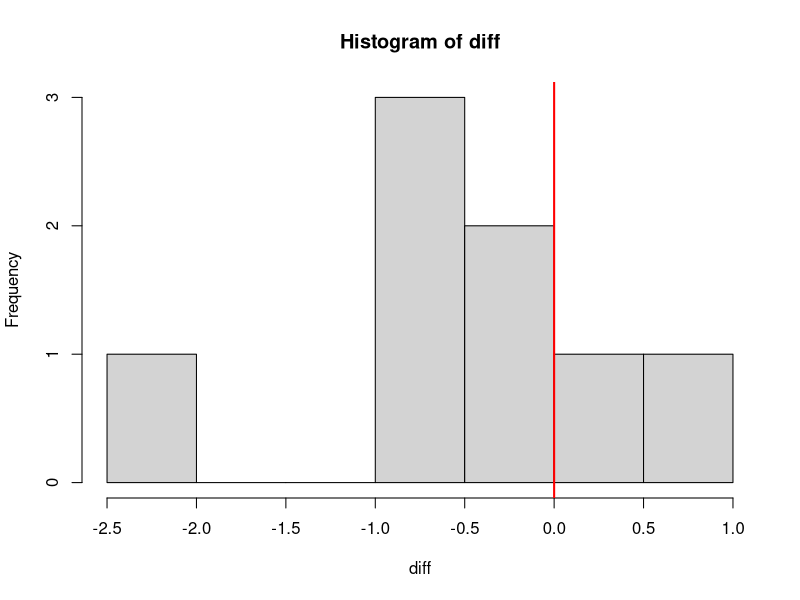
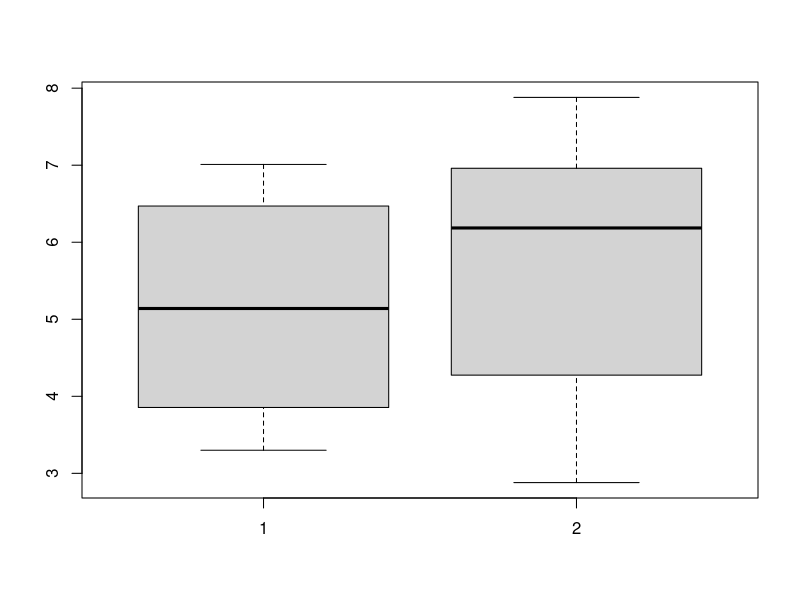
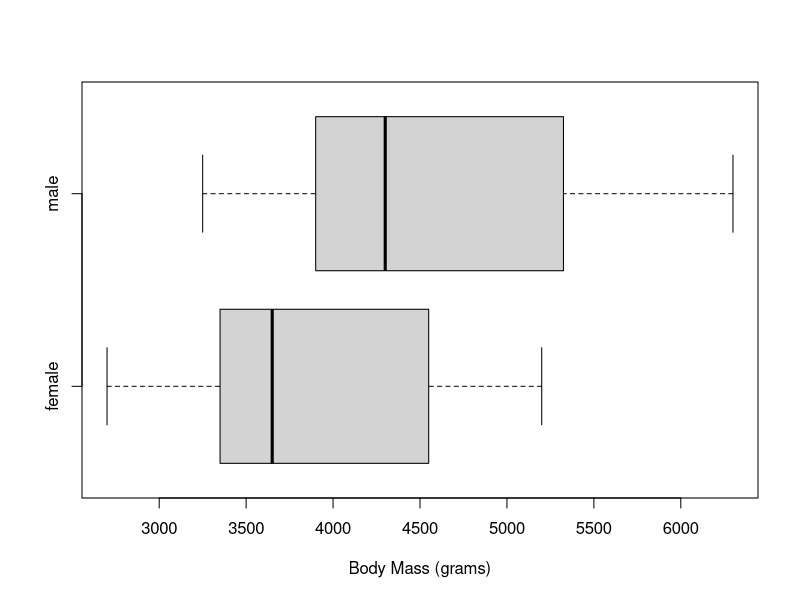
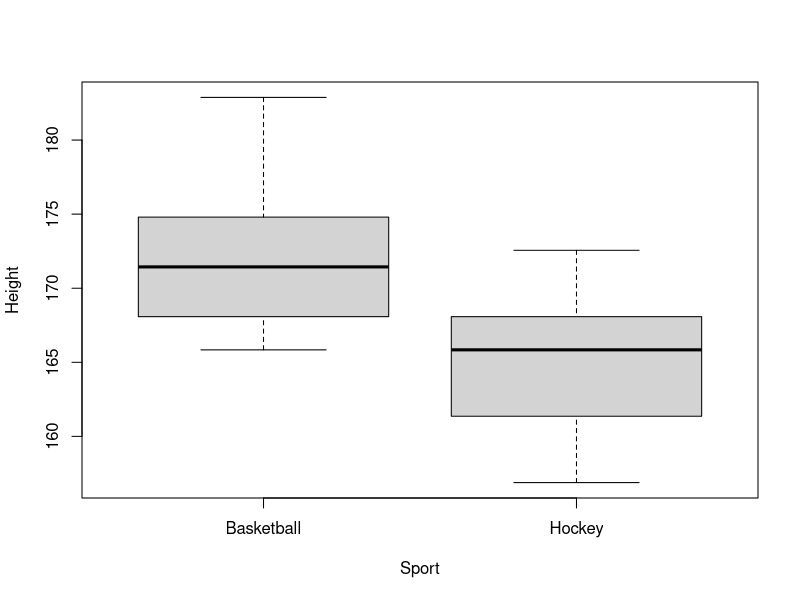

Generate these figures, in order, with R:
## ---- chunk 1
knitr::opts_chunk$set(echo = TRUE)
set.seed(2112)
## ---- chunk 2
## approximating the sampling distribution
differences <- c()
for(i in 1:10000){
    m1 <- mean(rnorm(22, 0, 2))
    m2 <- mean(rnorm(33, 0, 3))
    differences[i] <- m1 - m2
}
sd(differences)
## ---- chunk 3
## Check
sd(differences)
sqrt(4/22 + 9/33) # Close enough
## ---- chunk 4
#| label: paired_oint
withoint <- c(6.44, 6.06, 4.22, 3.3, 6.5, 3.49, 7.01, 4.22)
without <- c(7.22, 6.05, 4.55, 4, 6.7, 2.88, 7.88, 6.32)
diff <- withoint - without

hist(diff)
abline(v = 0, col = "red", lwd = 2)

t.test(x = diff, alternative = "less")
## ---- chunk 5
#| label: two_sample_oint
boxplot(withoint, without)
abline(v = 0, col = "red", lwd = 2)
t.test(x = withoint, y = without, alternative = "less")
## ---- chunk 6
#| label: penguins_t_test
#| fig-height: 2
library(palmerpenguins)
boxplot(body_mass_g ~ sex, data = penguins, horizontal = TRUE,
    xlab = "Body Mass (grams)", ylab = NULL)
t.test(body_mass_g ~ sex, data = penguins)
## ---- chunk 7
#| echo: true
#| eval: true
1 - pt(1.55, 49)
## ---- chunk 8
#| label: baskey
library(dplyr)
library(ggplot2)
stats <- read.csv("wlu_female_athletes.csv")
baskey <- filter (stats, Sport %in% c("Hockey", "Basketball"))
boxplot(Height ~ Sport, data = baskey)
## ---- chunk 9
t.test(Height ~ Sport, data = baskey)
## ---- chunk 10
t.test(mpg ~ am, data = mtcars)
